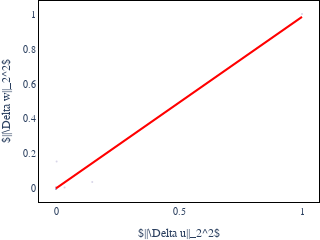

Source (notebook cell):
### Code cell
w_diff = [parameter_norm_difference(parameters[i], parameters[i+1])
          for i in range(len(parameters)-1)]
'''
len(parameters)=2,分为初值和终值两种，每种里面由权重和偏差
'''
w_l2 = [parameter_square_l2(param) for param in parameters]


u_diff = []
en_all = []
n_points=40
for sid in alldf['sample_id'].unique():
    if sid < alldf['sample_id'].max():
        dat_0 = alldf[alldf['sample_id'] == sid].sort_values('time')
        dat_1 = alldf[alldf['sample_id'] == sid+1].sort_values('time')

        diff = ((dat_0['u'].values-dat_1['u'].values)**2).sum()
        u_diff.append(diff)
        en_all.append((dat_0['u'].values**2*T/n_timesteps).sum())


print(len(w_diff))
w_diff = np.array(w_diff)
u_diff = np.array(u_diff)

np.savetxt("norm_diffs_directed.csv", np.c_[w_diff,u_diff])

#w_diff[w_diff > np.quantile(w_diff, 0.99)] = np.nan
#u_diff[u_diff > np.quantile(u_diff, 0.99)] = np.nan
#w_diff = w_diff/w_diff.max()
#u_diff = u_diff/u_diff.max()
dfff = pd.DataFrame(dict(u_d = u_diff,  w_d = w_diff))
a = dfff.dropna()


a['u_d'] = (a['u_d']-a['u_d'].min())/(a['u_d'].max()-a['u_d'].min())
a['w_d'] = (a['w_d']-a['w_d'].min())/(a['w_d'].max()-a['w_d'].min())
from nnc.helpers.plot_helper import trendplot
from examples.directed.small_example_helpers import base_temp, axis_temp

fig_c = trendplot(a['u_d'].tolist(),a['w_d'].tolist(),
                r'$||\Delta u||_2^2$', r'$||\Delta w||_2^2$'  )

'''fig_c.layout.annotations[0].x=0.6
fig_c.layout.annotations[0].y=-0.1
fig_c.layout.annotations[0].xref='x'
fig_c.layout.annotations[0].yref='y'
fig_c.layout.annotations[0].align="right"'''

fig_c.layout.width = 170
fig_c.layout.height = 150
fig_c.layout.margin.l = 35
fig_c.layout.margin.t = 0
fig_c.layout.margin.b = 25
fig_c.layout.margin.r = 0
fig_c.layout.font.size = 10
fig_c.update_layout(base_temp)
fig_c.update_xaxes(axis_temp)
fig_c.update_yaxes(axis_temp)
#fig_c.write_image('corr_plot_w_u.png')
fig_c.show()

### Figure 1 — Plotly figure (JSON) as saved in the notebook; plotly's stock layout.template omitted (floating-point values rounded to 4 significant figures)
{"data": [{"hovertemplate": "x=%{x}<br>y=%{y}<extra></extra>", "legendgroup": "", "marker": {"color": "rgba(178,171,210, 0.5)", "size": 2, "symbol": "circle"}, "mode": "markers", "name": "", "orientation": "v", "showlegend": false, "type": "scatter", "x": [1.451e-05, 0.03488, 0.0005281, 1.23e-05, 0.002526, 1, 0.1474, 0.0007075, 2.639e-07, 8.498e-07, 1.825e-07, 1.466e-07, 1.38e-06, 1.169e-07, 2.236e-06, 7.97e-08, 0, 1.631e-07, 8.065e-07, 2.32e-08], "xaxis": "x", "y": [1.91e-06, 0.008972, 0.004259, 0.01058, 0.1574, 1, 0.03964, 0.0001686, 2.066e-07, 0, 3.876e-10, 2.049e-08, 1.51e-08, 3.577e-08, 5.638e-08, 7.334e-08, 6.471e-08, 7.734e-08, 8.838e-08, 8.946e-08], "yaxis": "y"}, {"hovertemplate": "<b>OLS trendline</b><br>y = 0.980611 * x + 0.00289695<br>R<sup>2</sup>=0.962205<br><br>x=%{x}<br>y=%{y} <b>(trend)</b><extra></extra>", "legendgroup": "", "line": {"color": "red"}, "marker": {"color": "rgba(230,97,1,0.8)", "symbol": "circle"}, "mode": "lines", "name": "", "showlegend": false, "type": "scatter", "x": [0, 2.32e-08, 7.97e-08, 1.169e-07, 1.466e-07, 1.631e-07, 1.825e-07, 2.639e-07, 8.065e-07, 8.498e-07, 1.38e-06, 2.236e-06, 1.23e-05, 1.451e-05, 0.0005281, 0.0007075, 0.002526, 0.03488, 0.1474, 1], "xaxis": "x", "y": [0.002897, 0.002897, 0.002897, 0.002897, 0.002897, 0.002897, 0.002897, 0.002897, 0.002898, 0.002898, 0.002898, 0.002899, 0.002909, 0.002911, 0.003415, 0.003591, 0.005374, 0.0371, 0.1475, 0.9835], "yaxis": "y"}], "layout": {"annotations": [{"align": "right", "ax": 0, "ay": 0, "showarrow": false, "text": "slope: 0.98,<br>corr: 0.69", "x": -0.3, "xref": "paper", "y": 1.4, "yref": "paper"}], "coloraxis": {"showscale": false}, "font": {"family": "Times New Roman", "size": 10}, "height": 150, "legend": {"tracegroupgap": 0}, "margin": {"b": 25, "l": 35, "r": 0, "t": 0}, "paper_bgcolor": "rgba(255,255,255,1)", "plot_bgcolor": "rgba(255,255,255,1)", "width": 170, "xaxis": {"anchor": "y", "domain": [0, 1], "linecolor": "black", "linewidth": 1, "mirror": true, "showgrid": false, "showline": true, "title": {"text": "$||\\Delta u||_2^2$"}, "zeroline": false}, "yaxis": {"anchor": "x", "domain": [0, 1], "linecolor": "black", "linewidth": 1, "mirror": true, "showgrid": false, "showline": true, "title": {"text": "$||\\Delta w||_2^2$"}, "zeroline": false}}}
